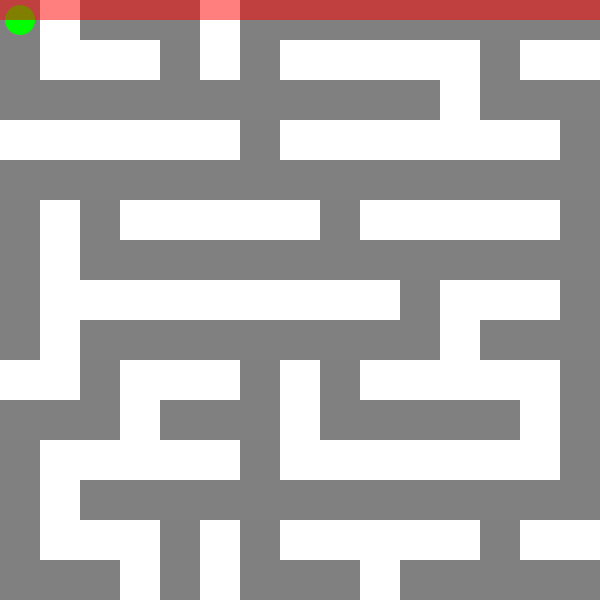
Frame 1 (no input)
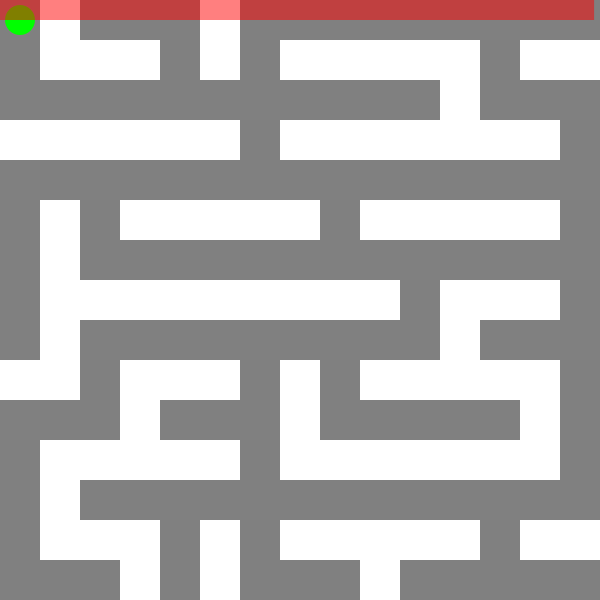
Frame 60 (the mouse pressed at the canvas centre just before this capture)
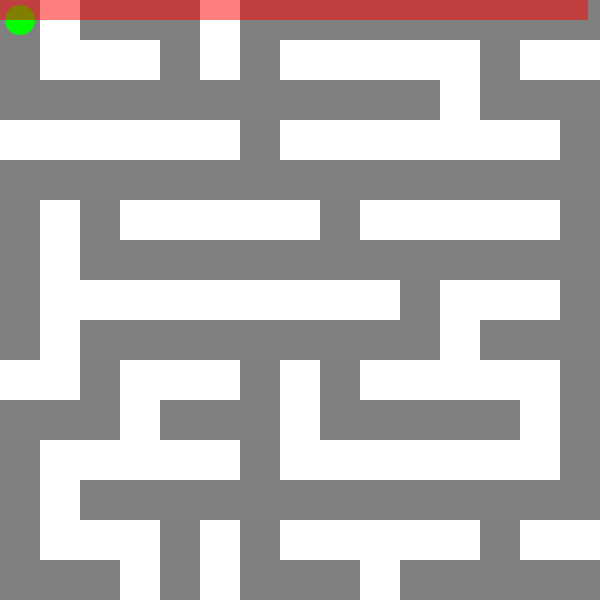
Frame 120 (the mouse held since frame 60 and released just before this capture)

The Processing sketch that drew these frames (run headless with seeded random() and noise(); from frame 60 on, the mouse is pressed at the canvas centre):

// Processing sketch: maze_hant
// ── maze_hant.pde
int[][] maze = new int[15][15];
int xpos = 0, ypos = 0;
int bombX = (int)random(3,15);
int bombY = (int)random(3,15);
boolean over = false;
float timer = 600;

void setup() {
  noStroke();
  size(600, 600);
  for (int y = 0; y < 15; y++) {
    for (int x = 0; x < 15; x++) {
      if (x % 2 == 1 && y % 2 == 1) {
        maze[y][x] = 1;
        int d;
        if (y == 1) {
          d = (int)random(4);
        } else {
          d = (int)random(3);
        }
        switch(d) {
        case 0:
          maze[y][x-1] = 1; 
          break;  // left
        case 1:
          maze[y][x+1] = 1; 
          break;  // right
        case 2:
          maze[y+1][x] = 1; 
          break;  // down  
        case 3:
          maze[y-1][x] = 1; 
          break;  // up
        }
      }
    }
  }

  while(true){
    bombX = (int)random(3,15);
    bombY = (int)random(3,15);
    if (maze[bombY][bombX] == 0) {
      maze[bombY][bombX] = 2;
      break;
    }
  }
}

void keyPressed() {
  int dx = xpos, dy = ypos;
  if (over) {
    return;
  }
  if (keyCode == UP) {
    dy += -1;
  } else if (keyCode == DOWN) {
    dy += 1;
  } else if (keyCode == LEFT) {
    dx += -1;
  } else if (keyCode == RIGHT) {
    dx += 1;
  }
  if (dx >=0 && dx < 15 && dy >=0 && dy < 15) {
    if (maze[dy][dx] != 1) {
      xpos = dx;
      ypos = dy;
    }
  }
}

void draw() {
  background(128);
  fill(255);
  for (int y = 0; y < 15; y++) {
    for (int x = 0; x < 15; x++) {
      if (maze[y][x] == 1) {
        rect(x*40, y*40, 40, 40);
      }
    }
  }

  if (over) {
    fill(255, 0, 0);
  } else {
    fill(0, 255, 0);
  }
  ellipse(xpos*40+20, ypos*40+20, 30, 30);

  if (maze[ypos][xpos] == 2) {
    textSize(30);
    textAlign(CENTER);
    text("FIND!!", width/2, height/2);
    over = true;
    return;
  }

  fill(255,0,0,128);
  rect(0,0,timer,20);
  timer -= 0.1;
  if (timer < 0) {
    textSize(30);
    textAlign(CENTER);
    text("GAME OVER", width/2, height/2);
    over = true;
    return;
  }
}
